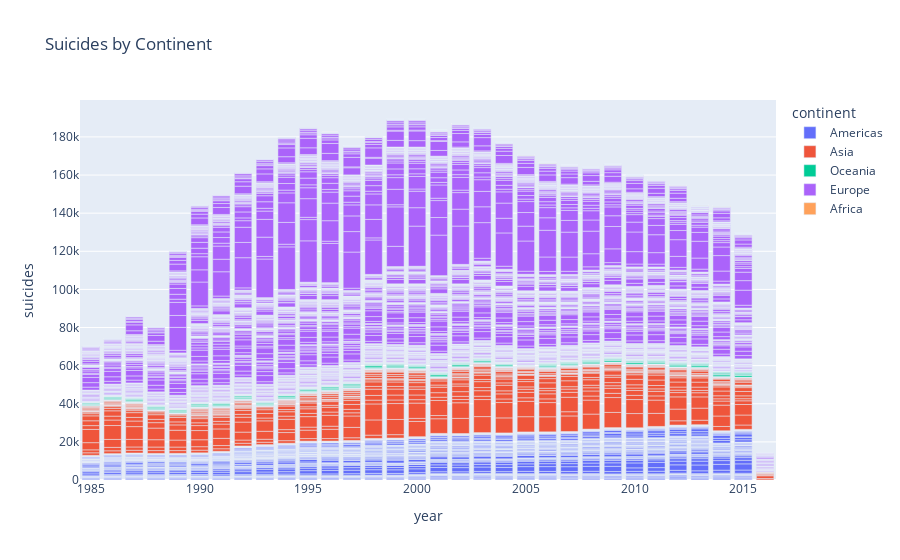

This figure's notebook cell:
### Code cell
# Create the bar plot

fig = px.bar(df,x='year',y='suicides',color='continent',title='Suicides by Continent',)

# Show the plot
fig.show()

### Figure 1 — Plotly figure (JSON) as saved in the notebook; plotly's stock layout.template omitted (floating-point values rounded to 4 significant figures; data arrays with more than 128 entries replaced by an {"elided": "..."} marker saying what was removed)
{"data": [{"alignmentgroup": "True", "hovertemplate": "continent=Americas<br>year=%{x}<br>suicides=%{y}<extra></extra>", "legendgroup": "Americas", "marker": {"color": "#636efa", "pattern": {"shape": ""}}, "name": "Americas", "offsetgroup": "Americas", "orientation": "v", "showlegend": true, "textposition": "auto", "type": "bar", "x": {"elided": "2496 int values"}, "xaxis": "x", "y": {"elided": "2496 int values"}, "yaxis": "y"}, {"alignmentgroup": "True", "hovertemplate": "continent=Asia<br>year=%{x}<br>suicides=%{y}<extra></extra>", "legendgroup": "Asia", "marker": {"color": "#EF553B", "pattern": {"shape": ""}}, "name": "Asia", "offsetgroup": "Asia", "orientation": "v", "showlegend": true, "textposition": "auto", "type": "bar", "x": {"elided": "1724 int values"}, "xaxis": "x", "y": {"elided": "1724 int values"}, "yaxis": "y"}, {"alignmentgroup": "True", "hovertemplate": "continent=Oceania<br>year=%{x}<br>suicides=%{y}<extra></extra>", "legendgroup": "Oceania", "marker": {"color": "#00cc96", "pattern": {"shape": ""}}, "name": "Oceania", "offsetgroup": "Oceania", "orientation": "v", "showlegend": true, "textposition": "auto", "type": "bar", "x": {"elided": "708 int values"}, "xaxis": "x", "y": {"elided": "708 int values"}, "yaxis": "y"}, {"alignmentgroup": "True", "hovertemplate": "continent=Europe<br>year=%{x}<br>suicides=%{y}<extra></extra>", "legendgroup": "Europe", "marker": {"color": "#ab63fa", "pattern": {"shape": ""}}, "name": "Europe", "offsetgroup": "Europe", "orientation": "v", "showlegend": true, "textposition": "auto", "type": "bar", "x": {"elided": "8108 int values"}, "xaxis": "x", "y": {"elided": "8108 int values"}, "yaxis": "y"}, {"alignmentgroup": "True", "hovertemplate": "continent=Africa<br>year=%{x}<br>suicides=%{y}<extra></extra>", "legendgroup": "Africa", "marker": {"color": "#FFA15A", "pattern": {"shape": ""}}, "name": "Africa", "offsetgroup": "Africa", "orientation": "v", "showlegend": true, "textposition": "auto", "type": "bar", "x": {"elided": "240 int values"}, "xaxis": "x", "y": {"elided": "240 int values"}, "yaxis": "y"}], "layout": {"barmode": "relative", "legend": {"title": {"text": "continent"}, "tracegroupgap": 0}, "title": {"text": "Suicides by Continent"}, "xaxis": {"anchor": "y", "domain": [0, 1], "title": {"text": "year"}}, "yaxis": {"anchor": "x", "domain": [0, 1], "title": {"text": "suicides"}}}}
